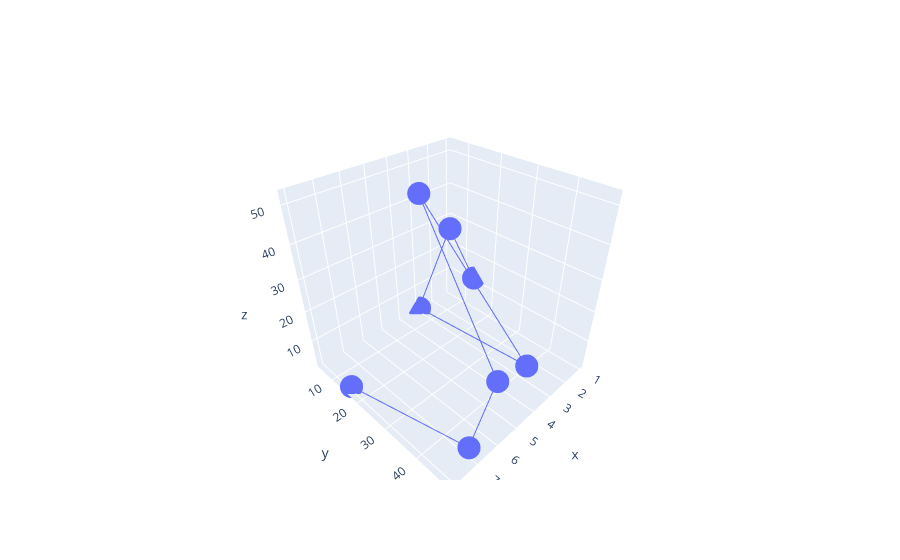

The notebook cell this image was saved under:
### Code cell
x= np.arange(1,9)
y= random.randint(2, 50, size=8)
z= [12,31,2,14,52,21,4,2]


# type(z)
fig= go.Figure(data = go.Scatter3d(x=x,y=y,z=z,
                                  mode = " markers+lines"))

fig.show()

### Figure 1 — Plotly figure (JSON) as saved in the notebook; plotly's stock layout.template omitted (floating-point values rounded to 4 significant figures)
{"data": [{"mode": "markers+lines", "type": "scatter3d", "x": [1, 2, 3, 4, 5, 6, 7, 8], "y": [14, 11, 5, 46, 21, 48, 47, 16], "z": [12, 31, 2, 14, 52, 21, 4, 2]}], "layout": {"autosize": true, "scene": {"aspectmode": "auto", "aspectratio": {"x": 1, "y": 1, "z": 1}}}}
